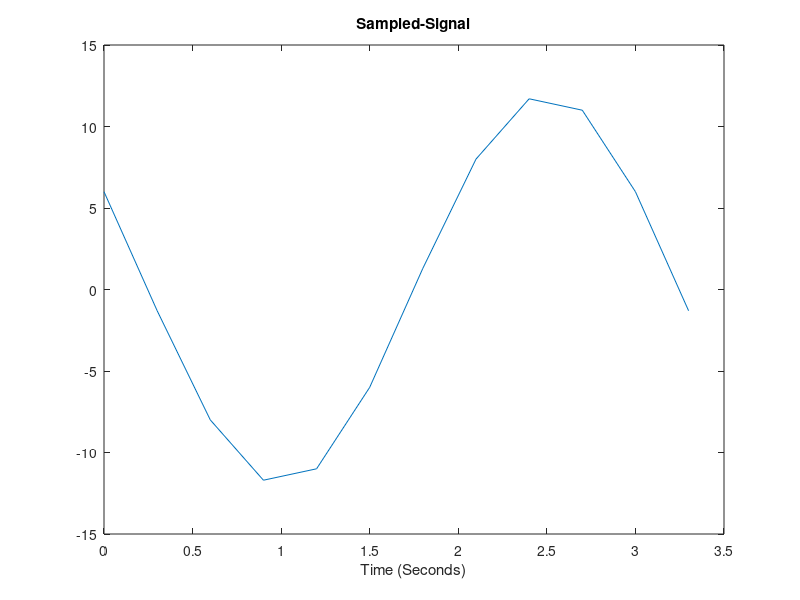

This figure's MATLAB source:
% Question 4: Plotting a Sampled-Signal
% t = Time range
t = 0:0.3:3.3;
% x(t)
x = [6 -1.3 -8 -11.7 -11 -6 1.3 8 11.7 11 6 -1.3];
% Plotting
figure; plot(t,x);
% Formatting Plot
title("Sampled-Signal");
xlabel("Time (Seconds)")